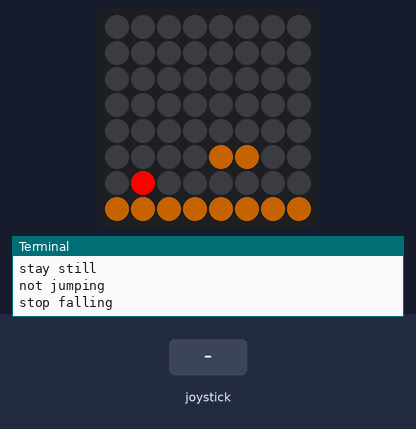
The program below on a simulated Raspberry Pi (BCM pin numbers) with a Sense HAT. On the bench: the Sense HAT's 8×8 RGB LED matrix, the last lines printed to the terminal. The test bench sets the inputs (shaded band).

Above: at 2.2 s.
2.3 s: joystick pushed up
At 2.59 s:
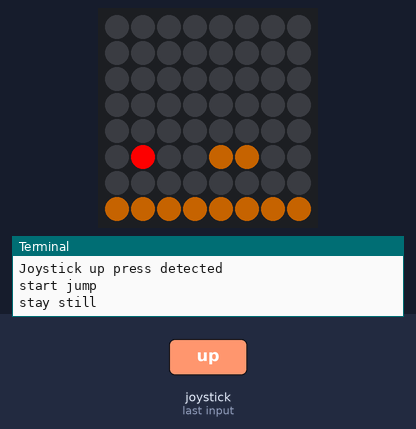
4.6 s: joystick pushed right
At 5.4 s:
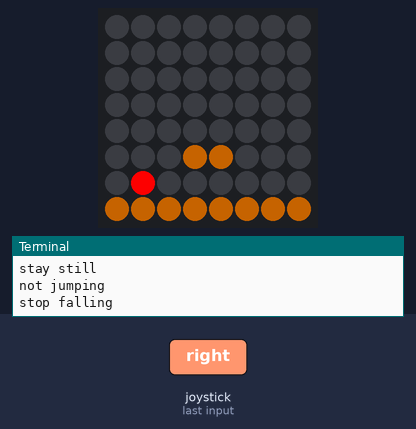
6.1 s: joystick pushed down
7.7 s: joystick pushed right
At 9.0 s:
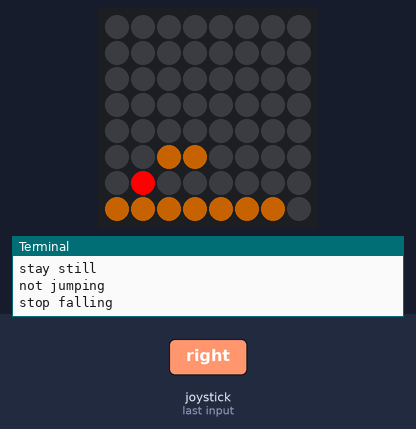
9.3 s: joystick pushed up
At 9.7 s:
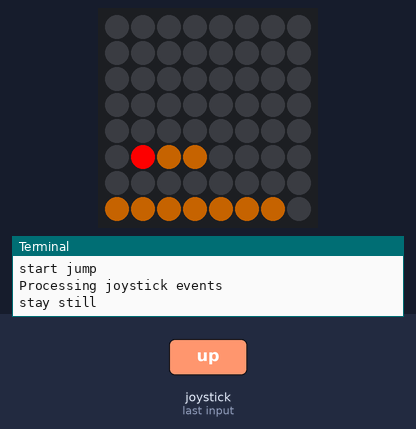
11.7 s: joystick pushed right
At 12.3 s:
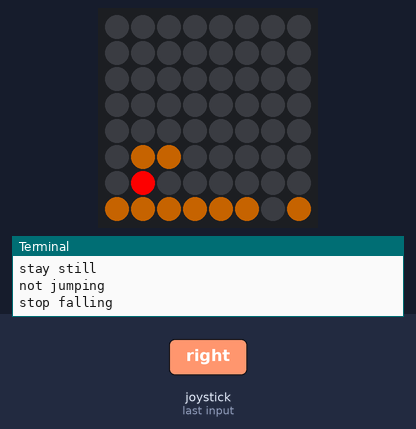
Timing chart, 0 to 14.2 s (numbered marks = the images above; inputs shaded):
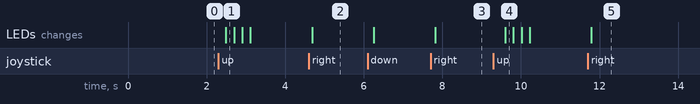

Measured:
- after the input at 2.3 s, the LEDs: change after 0.19 s (image 1)
- after the input at 4.6 s, the LEDs: change after 0.08 s (image 2)
- after the input at 7.7 s, the LEDs: change after 0.12 s (image 3)
- after the input at 9.3 s, the LEDs: change after 0.30 s (image 4)
- after the input at 11.7 s, the LEDs: change after 0.09 s (image 5)

The program:

mario.py
```python
import sense_hat
from time import sleep, time
from random import randint

sense = sense_hat.SenseHat()
sense.clear()

"""

"""

# Edit these variables to change key game parameters
mario_color = (255,0,0)
bg_color = (0,0,0)
O = bg_color
gumba_color = (200,200,0)
floor_color = (102, 51, 0 )
G = floor_color
pipe_color = (0,255,0)
P = pipe_color
castle = (204, 153, 0)
C = castle
end = (255, 255, 0)
E = end

mario_lives = 3
death = False
mario_size = 1
debug_mode = True
loc = 0                       #beginning location
jump = 2                      #how high mario can jump
jumpHolder = 0
mario_vert = 6                #beg vertical (7 is floor)
jumping = False

# Variables for convenience and readability
up_key = sense_hat.DIRECTION_UP
down_key = sense_hat.DIRECTION_DOWN
left_key = sense_hat.DIRECTION_LEFT
right_key = sense_hat.DIRECTION_RIGHT
pressed = sense_hat.ACTION_PRESSED

# Initial settings - should be no need to alter these
speed = 0
game_over = False
setup = True
moved = False
column_interval = 10

# Debug functions: pause or print messages if debug_mode is set to True
def debug_message(message):
  if debug_mode:
    print(message)

####
# Game functions
####

def draw_map(dir,map,maprows):
  #debug_message("(re)drawing map)")
  global loc, O, G, P, death, mario_lives
  move = collision_check(map,maprows)
  #debug_message(move)
  #move columns based on direction check if at end/beg
  if move == False or dir == "none":
    debug_message("stay still")
  else:
    if dir == "right" and loc != maprows-8:
      loc = loc +1
    elif dir == "left" and loc != 0:
      loc = loc -1

  for x in range(8):
    for y in range(8):
      sense.set_pixel(x,y, map[(x+loc)+(y*maprows)]) # this does the math to get the right Number from the index(creating fake rows and columns)

  #draw mario
  jumpMario("none", map, maprows)
  fallMario(dir, map, maprows)
  sense.set_pixel(1,mario_vert, mario_color)

  if death == True:
    reset()
    mario_lives = mario_lives - 1

  beatLLevel(map,maprows)

def collision_check(map,maprows):
  #get pixel in front of mario
  global mario_vert
  global loc
  next = map[(loc+2)+(mario_vert*maprows)]
  if next == G or next == P:
    return False
  else:
    return True

def jumpMario(btn,map,maprows):
  #debug_message("jump")
  global mario_vert, jump, jumpHolder, jumping, loc, G , P
  under = map[(loc+1)+((mario_vert+1)*maprows)]
  #debug_message(under)
  #if button up and not already jumping and there is something to jump off of
  if jumping == False and btn == "start" and (under == G or under == P):
    debug_message("start jump")
    jumping = True
  elif jumping == False and btn == "none":
    debug_message("not jumping")
  elif jumping == True:
    if jumpHolder == jump:#stop jumping
      jumping = False
      jumpHolder = 0
    else:
      jumpHolder = jumpHolder + 1
      mario_vert = mario_vert - 1

def fallMario(dir,map,maprows):
  global jumping, mario_vert, gumba_color, last_move, loc, death, G, P, E
  under = map[(loc+1)+((mario_vert+1)*maprows)]

  if jumping == False:
    #debug_message("falling")
    if under == G or under == P or under == E:
      debug_message("stop falling")
    elif under == gumba_color:
      debug_message("kill gumba")
    else:
      mario_vert = mario_vert + 1
      if mario_vert == 7:
        death = True

def move_gumba():
  debug_message("moving gumba")

def reset():
  global loc, jump, jumpHolder, mario_vert, jumping, death
  loc = 0                       #beginning location
  jump = 2                      #how high mario can jump
  jumpHolder = 0
  mario_vert = 6                #beg vertical (7 is floor)
  jumping = False
  death = False


def beatLLevel(map,maprows):
  global E
  under = map[(loc+1)+((mario_vert+1)*maprows)]
  if under == E:
    sense.show_message("You won")
    reset()

#### Levels ####

map1 = [
O, O, O, O, O, O, O, O, O, O, O, O, O, O, O, O, O, O, O, O, O, O, O, O, O, O, O, O, O, O, O, O, O, O, O, O,
O, O, O, O, O, O, O, O, O, O, O, O, O, O, O, O, O, O, O, O, O, O, O, O, O, O, O, O, O, O, O, O, O, O, O, O,
O, O, O, O, O, O, O, O, O, O, O, O, O, O, O, O, O, O, O, O, O, O, O, O, O, O, O, O, O, O, O, O, O, O, O, O,
O, O, O, O, O, O, O, O, O, O, O, O, O, O, G, O, O, O, O, O, O, O, O, O, O, O, O, O, C, O, C, O, O, O, O, O,
O, O, O, O, O, O, O, O, O, O, O, O, O, O, O, O, O, O, O, O, O, O, O, O, O, O, O, O, C, C, C, O, O, O, O, O,
O, O, O, O, G, G, O, O, O, O, O, O, O, G, O, O, O, P, O, O, O, O, O, O, O, O, O, C, C, O, C, C, O, O, O, O,
O, O, O, O, O, O, O, O, O, O, O, O, O, O, O, O, O, P, O, O, O, O, O, O, O, O, O, C, C, O, C, C, O, O, O, O,
G, G, G, G, G, G, G, G, G, O, G, G, G, G, G, G, G, G, G, G, O, G, G, G, G, G, G, G, G, E, G, G, G, G, G, G,
]
map1rows = 36

draw_map("none",map1,map1rows)
sense.set_pixel(1,6, mario_color)
sleep(1)

####
# Main Game Loop
####

while True:
  sleep(0.1)
  events = sense.stick.get_events()
  if events:
    for e in events:
      debug_message("Processing joystick events")
      if e.direction ==  right_key and e.action == pressed:
        # User pressed up: move bird up and columns over
        debug_message("Joystick right press detected")
        draw_map("right",map1,map1rows)
      elif e.direction ==  left_key and e.action == pressed:
        # User pressed up: move bird up and columns over
        debug_message("Joystick left press detected")
        draw_map("left",map1,map1rows)
      elif e.direction ==  up_key and e.action == pressed:
        debug_message("Joystick up press detected")
        jumpMario("start",map1,map1rows)
  sleep(0.1)
  draw_map("none",map1,map1rows)
```
